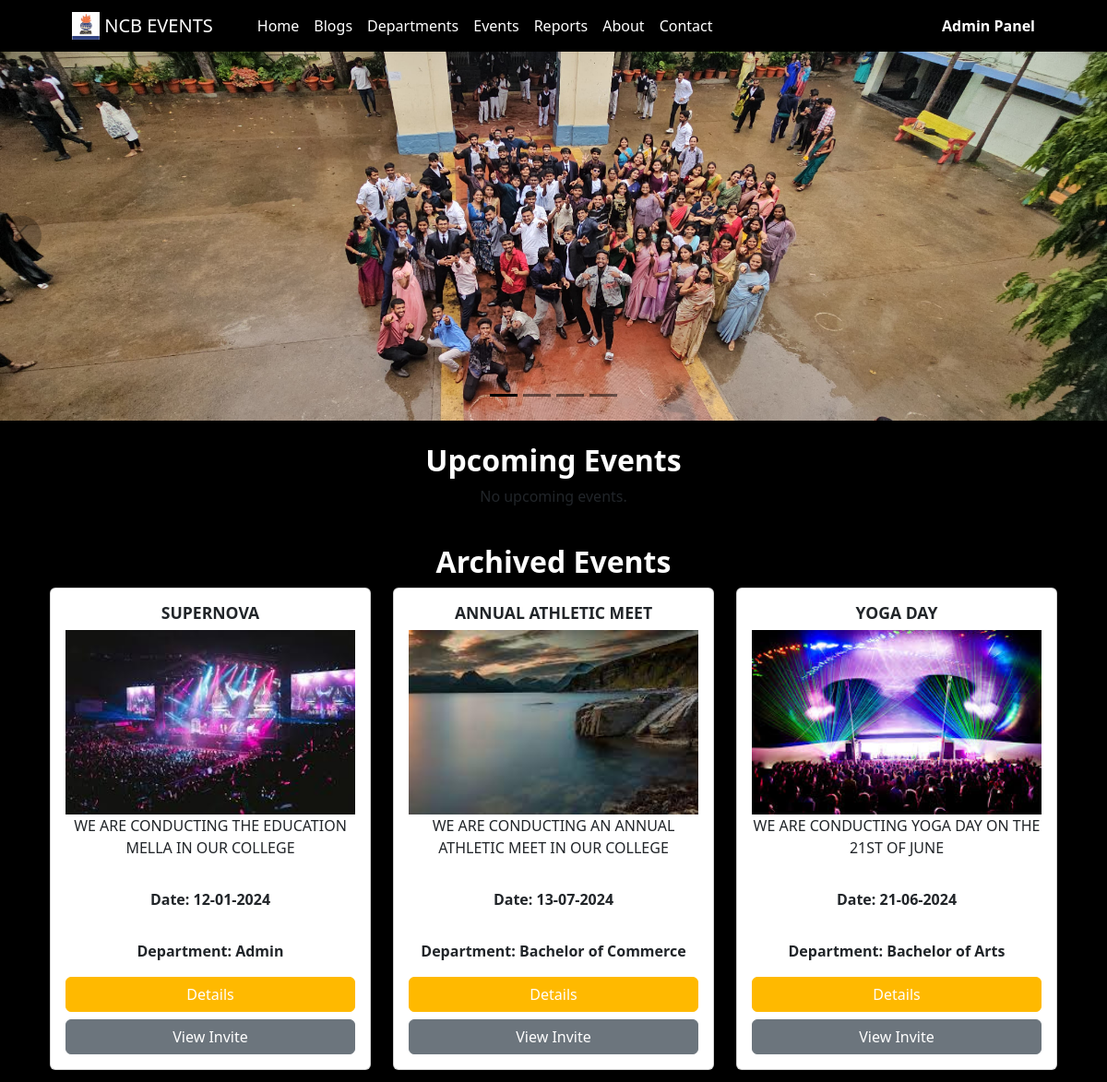
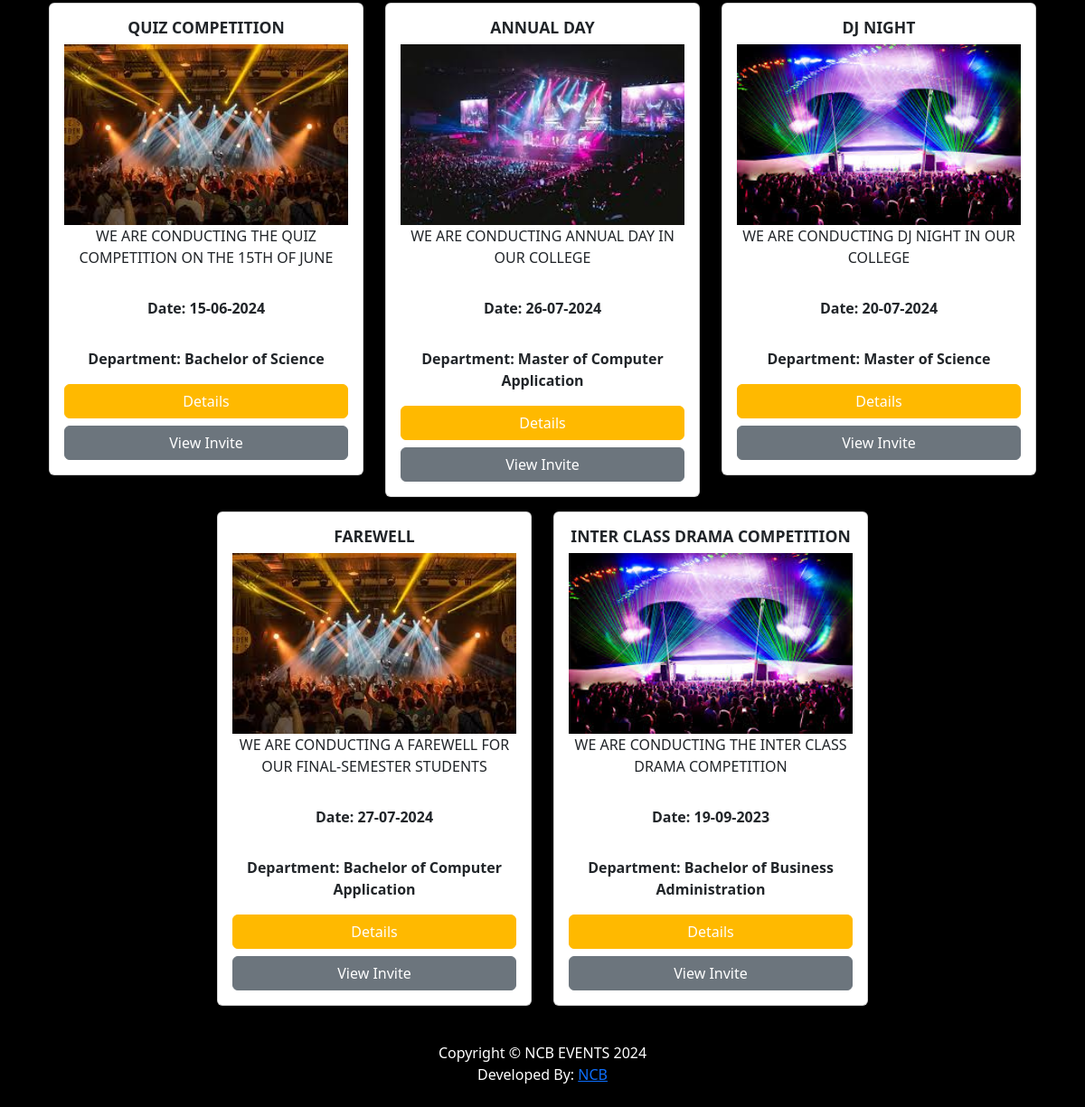
The page / on the database its author committed (2 pictures, top to bottom).
### tables this page shows
CREATE TABLE `event` (
  `id` int(30) NOT NULL,
  `title` text NOT NULL,
  `e_date` datetime NOT NULL DEFAULT current_timestamp(),
  `short_description` text NOT NULL,
  `content_path` text DEFAULT NULL,
  `invite` text DEFAULT NULL,
  `image` text DEFAULT NULL,
  `dept` text NOT NULL,
  `status` tinyint(1) NOT NULL DEFAULT 1,
  `delete_flag` tinyint(1) NOT NULL DEFAULT 0,
  `user_id` int(30) DEFAULT NULL,
  `date_created` datetime NOT NULL DEFAULT current_timestamp(),
  `date_updated` datetime DEFAULT NULL ON UPDATE current_timestamp()
);

CREATE TABLE `users` (
  `id` int(50) NOT NULL,
  `firstname` varchar(250) NOT NULL,
  `lastname` varchar(250) NOT NULL,
  `username` text NOT NULL,
  `password` text NOT NULL,
  `avatar` text DEFAULT NULL,
  `last_login` datetime DEFAULT NULL,
  `department` varchar(50) NOT NULL,
  `type` tinyint(1) NOT NULL DEFAULT 0,
  `date_added` datetime NOT NULL DEFAULT current_timestamp(),
  `date_updated` datetime DEFAULT NULL ON UPDATE current_timestamp()
);

### classes/DBConnection.php (called while the page is built, shortened)
<?php
class DBConnection{
    private $host = DB_SERVER;
    private $username = DB_USERNAME;
    private $password = DB_PASSWORD;
    private $database = DB_NAME;
    public $conn;
    public function __construct(){
        if (!isset($this->conn)) {
            $this->conn = new mysqli($this->host, $this->username, $this->password, $this->database);
        }
    }
}
?>

### classes/SystemSettings.php (called while the page is built, shortened)
<?php
class SystemSettings extends DBConnection{
	function info($field=''){
		if(!empty($field)){
			if(isset($_SESSION['system_info'][$field]))
				return $_SESSION['system_info'][$field];
			else
				return false;
		}else{
			return false;
		}
	}
}
$_settings = new SystemSettings();
?>

### config.php (called while the page is built, shortened)
<?php
require_once('classes/DBConnection.php');
require_once('classes/SystemSettings.php');
function validate_image($file){
	if(!empty($file)){
        $ex = explode("?",$file);
        $file = $ex[0];
        $ts = isset($ex[1]) ? "?".$ex[1] : '';
		if(is_file(base_app.$file)){
			return base_url.$file.$ts;
		}else{
			return base_url.'dist/img/no-image-available.png';
		}
	}else{
		return base_url.'dist/img/no-image-available.png';
	}
}
?>

### home.php (the view, shortened to what this page needs)
<!DOCTYPE html>
<html lang="en">
<head>
    <link rel="stylesheet" href="https://cdnjs.cloudflare.com/ajax/libs/font-awesome/5.15.4/css/all.min.css">
    <link href="https://cdn.jsdelivr.net/npm/bootstrap@5.3.0/dist/css/bootstrap.min.css" rel="stylesheet">
</head>
<body>
        <?php
        $conn = new mysqli("localhost", "root", "", "cwms_db");
        ?>
  <div id="carouselExampleDark" class="carousel carousel-dark slide" data-bs-ride="carousel" >
  <div class="carousel-indicators">
    <button type="button" data-bs-target="#carouselExampleDark" data-bs-slide-to="0" class="active" aria-current="true" aria-label="Slide 1"></button>
    <button type="button" data-bs-target="#carouselExampleDark" data-bs-slide-to="1" aria-label="Slide 2"></button>
    <button type="button" data-bs-target="#carouselExampleDark" data-bs-slide-to="2" aria-label="Slide 3"></button>
    <button type="button" data-bs-target="#carouselExampleDark" data-bs-slide-to="3" aria-label="Slide 4"></button>
  </div>
  <div class="carousel-inner">
    <div class="carousel-item active" data-bs-interval="3000">
      <img src="uploads/main_cover1.jpeg" class="d-block w-100" alt="First slide">
      <div class="carousel-caption d-none d-md-block">
      </div>
    </div>
  </div>
  <button class="carousel-control-prev" type="button" data-bs-target="#carouselExampleDark" data-bs-slide="prev">
    <span class="carousel-control-prev-icon" aria-hidden="true"></span>
  </button>
  <button class="carousel-control-next" type="button" data-bs-target="#carouselExampleDark" data-bs-slide="next">
    <span class="carousel-control-next-icon" aria-hidden="true"></span>
  </button>
</div>
    <div class="container">
        <div class="row mt-4" style="text-align: center;">
            <h2 style="font-weight: bold; color: white;" >Upcoming Events</h2>
            <div class="row">
            <?php
$sql = "SELECT e.title, e.e_date, e.short_description, e.content_path, e.invite, e.image, u.department as dept
        FROM event e
        INNER JOIN users u ON e.user_id = u.id
        WHERE e.e_date >= NOW() and e.delete_flag='0'";
$result = $conn->query($sql);
if ($result->num_rows > 0) {
    while($row = $result->fetch_assoc()) {
?>
<div class="col-md-4">
    <div class="card p-3 mb-3">
        <h5 class="card-title"><b><center><?php echo $row['title']; ?></center></b></h5>
        <img src="<?php echo $row['image']; ?>" class="img-top d-block w-100" style="height: 200px; object-fit: cover;">
        <p class="card-text"><?php echo $row['short_description']; ?></p>
        <p class="card-text"><b><center>Date: <?php echo date("d-m-Y", strtotime($row['e_date'])); ?></center></b></p>
        <p class="card-text"><b><center>Department: <?php echo $row['dept']; ?></center></b></p>
        <a href="<?php echo $row['content_path']; ?>" class="btn btn-primary">Details</a>
        <a href="<?php echo $row['invite']; ?>" class="btn btn-secondary mt-2">View Invite</a>
    </div>
</div>
<?php
    }
} else {
    echo "<p>No upcoming events.</p>";
}
?>
            </div>
        </div>
        <div class="row mt-4"  style="text-align: center;">
            <h2 style="font-weight: bold; color: white;"   >Archived Events</h2>
            <div class="row">
            <?php
$sql = "SELECT e.title, e.e_date, e.short_description, e.content_path, e.invite, e.image, u.department as dept
        FROM event e
        INNER JOIN users u ON e.user_id = u.id
        WHERE e.e_date < NOW() and e.delete_flag='0'";
$result = $conn->query($sql);
if ($result->num_rows > 0) {
    while($row = $result->fetch_assoc()) {
?>
<div class="col-md-4">
    <div class="card p-3 mb-3">
        <h5 class="card-title"><b><center><?php echo $row['title']; ?></center></b></h5>
        <img src="<?php echo $row['image']; ?>" class="img-top d-block w-100" style="height: 200px; object-fit: cover;">
        <p class="card-text"><?php echo $row['short_description']; ?></p>
        <p class="card-text"><b><center>Date: <?php echo date("d-m-Y", strtotime($row['e_date'])); ?></center></b></p>
        <p class="card-text"><b><center>Department: <?php echo $row['dept']; ?></center></b></p>
        <a href="<?php echo $row['content_path']; ?>" class="btn btn-primary">Details</a>
        <a href="<?php echo $row['invite']; ?>" class="btn btn-secondary mt-2">View Invite</a>
    </div>
</div>
<?php
    }
} else {
    echo "<p>No archived events.</p>";
}
?>
            </div>
        </div>
    </div>
</body>
</html>

### index.php (shortened to what this page needs)
<?php require_once('config.php'); ?>
<!DOCTYPE html>
<html lang="en">
<?php require_once('inc/header.php') ?>
<body>
<?php require_once('inc/topBarNav.php') ?>
<?php $page = isset($_GET['p']) ? $_GET['p'] : 'home';  ?>
<?php
    if(!file_exists($page.".php") && !is_dir($page)){
        include '404.html';
    }else{
    if(is_dir($page))
        include $page.'/index.php';
    else
        include $page.'.php';
    }
?>
<?php require_once('inc/footer.php') ?>
</body>
</html>

### inc/header.php (shortened to what this page needs)
<head>
    <link rel="stylesheet" href="<?php echo base_url ?>plugins/fontawesome-free/css/all.min.css">
    <link rel="stylesheet" href="<?php echo base_url ?>plugins/tempusdominus-bootstrap-4/css/tempusdominus-bootstrap-4.min.css">
  <link rel="stylesheet" href="<?php echo base_url ?>plugins/datatables-bs4/css/dataTables.bootstrap4.min.css">
  <link rel="stylesheet" href="<?php echo base_url ?>plugins/datatables-responsive/css/responsive.bootstrap4.min.css">
  <link rel="stylesheet" href="<?php echo base_url ?>plugins/datatables-buttons/css/buttons.bootstrap4.min.css">
  <link rel="stylesheet" href="<?php echo base_url ?>plugins/select2/css/select2.min.css">
  <link rel="stylesheet" href="<?php echo base_url ?>plugins/select2-bootstrap4-theme/select2-bootstrap4.min.css">
    <link rel="stylesheet" href="<?php echo base_url ?>plugins/icheck-bootstrap/icheck-bootstrap.min.css">
    <link rel="stylesheet" href="<?php echo base_url ?>plugins/jqvmap/jqvmap.min.css">
    <link rel="stylesheet" href="<?php echo base_url ?>dist/css/adminlte.css">
    <link rel="stylesheet" href="<?php echo base_url ?>dist/css/custom.css">
    <link rel="stylesheet" href="<?php echo base_url ?>assets/css/styles.css">
    <link rel="stylesheet" href="<?php echo base_url ?>plugins/overlayScrollbars/css/OverlayScrollbars.min.css">
    <link rel="stylesheet" href="<?php echo base_url ?>plugins/daterangepicker/daterangepicker.css">
    <link rel="stylesheet" href="<?php echo base_url ?>plugins/summernote/summernote-bs4.min.css">
  <link rel="stylesheet" href="<?php echo base_url ?>plugins/sweetalert2-theme-bootstrap-4/bootstrap-4.min.css">
  </head>

### inc/topBarNav.php (shortened to what this page needs)
<nav class="navbar navbar-expand-lg navbar-dark bg">
            <div class="container px-4 px-lg-5 ">
                <a class="navbar-brand" href="./">
                <img src="<?php echo validate_image($_settings->info('logo')) ?>" width="30" height="30" class="d-inline-block align-top" alt="" loading="lazy">
                <?php echo $_settings->info('short_name') ?>
                </a>
                <div class="collapse navbar-collapse" id="navbarSupportedContent">
                    <ul class="navbar-nav me-auto mb-2 mb-lg-0 ms-lg-4">
                        <li class="nav-item"><a class="nav-link text-white" aria-current="page" href="./">Home</a></li>
                        <li class="nav-item"><a class="nav-link text-white" href="./?p=blogs">Blogs</a></li>
                        <li class="nav-item"><a class="nav-link text-white" href="./?p=departments">Departments</a></li>
                        <li class="nav-item"><a class="nav-link text-white" href="./?p=events">Events</a></li>
                        <li class="nav-item"><a class="nav-link text-white" href="./?p=reports">Reports</a></li>
                        <li class="nav-item"><a class="nav-link text-white" href="./?p=about">About</a></li>
                        <li class="nav-item"><a class="nav-link text-white" href="./?p=contact_us">Contact</a></li>
                    </ul>
                </div>
                <div>
                  <a href="./admin" class="text-decoration-none text-reset" style="color:#ffffff !important;"  ><b>Admin Panel</b></a>
                </div>
            </div>
        </nav>

### inc/footer.php (shortened to what this page needs)
<footer class="py-4 bg">
            <div class="container">
              <p class="m-0 text-center text-white">Copyright &copy; <?php echo $_settings->info('short_name') ?> 2024</p>
              <p class="m-0 text-center text-white">Developed By: <a href="http://www.ncbgudi.com">NCB</a></p>
          </div>
        </footer>

### inc/topBarNav.php (style rules this page uses)
.navbar { background: rgb(248,97,97); background: radial-gradient(circle, rgba(248,97,97,1) 37%, rgba(246,161,42,1) 100%); }
.navbar .navbar-brand { color: #ffffff; }
.navbar .nav-link { color: #ffffff !important; }

### home.php (style rules this page uses)
body { background:rgba(0, 0, 0); }
.carousel-item img { object-fit: cover; height: 400px; }
.carousel-control-prev, .carousel-control-next { background-color: rgba(0, 0, 0, 0.5); border-radius: 50%; width: 45px; height: 45px; top: 50%; transform: translateY(-50%); }
.carousel-indicators button { background-color: #ffb900; }
.btn-primary { background-color: #ffb900; border-color: #ffb900; }

### inc/footer.php (style rules this page uses)
.bg { background: black; }

### rows shown on the page
event: title "SUPERNOVA", image (picture), short_description "WE ARE CONDUCTING THE EDUCATION MELLA IN OUR COLLEGE", e_date "12-01-2024", user.department "Admin"
event: title "ANNUAL ATHLETIC MEET", image (picture), short_description "WE ARE CONDUCTING AN ANNUAL ATHLETIC MEET IN OUR COLLEGE", e_date "13-07-2024", user.department "Bachelor of Commerce"
event: title "YOGA DAY", image (picture), short_description "WE ARE CONDUCTING YOGA DAY ON THE 21ST OF JUNE", e_date "21-06-2024", user.department "Bachelor of Arts"
event: title "QUIZ COMPETITION", image (picture), short_description "WE ARE CONDUCTING THE QUIZ COMPETITION ON THE 15TH OF JUNE", e_date "15-06-2024", user.department "Bachelor of Science"
event: title "ANNUAL DAY", image (picture), short_description "WE ARE CONDUCTING ANNUAL DAY IN OUR COLLEGE", e_date "26-07-2024", user.department "Master of Computer Application"
event: title "DJ NIGHT", image (picture), short_description "WE ARE CONDUCTING DJ NIGHT IN OUR COLLEGE", e_date "20-07-2024", user.department "Master of Science"
event: title "FAREWELL", image (picture), short_description "WE ARE CONDUCTING A FAREWELL FOR OUR FINAL-SEMESTER STUDENTS", e_date "27-07-2024", user.department "Bachelor of Computer Application"
event: title "INTER CLASS DRAMA COMPETITION", image (picture), short_description "WE ARE CONDUCTING THE INTER CLASS DRAMA COMPETITION", e_date "19-09-2023", user.department "Bachelor of Business Administration"

### other values the page prints
$_settings->info('short_name') "NCB EVENTS"
